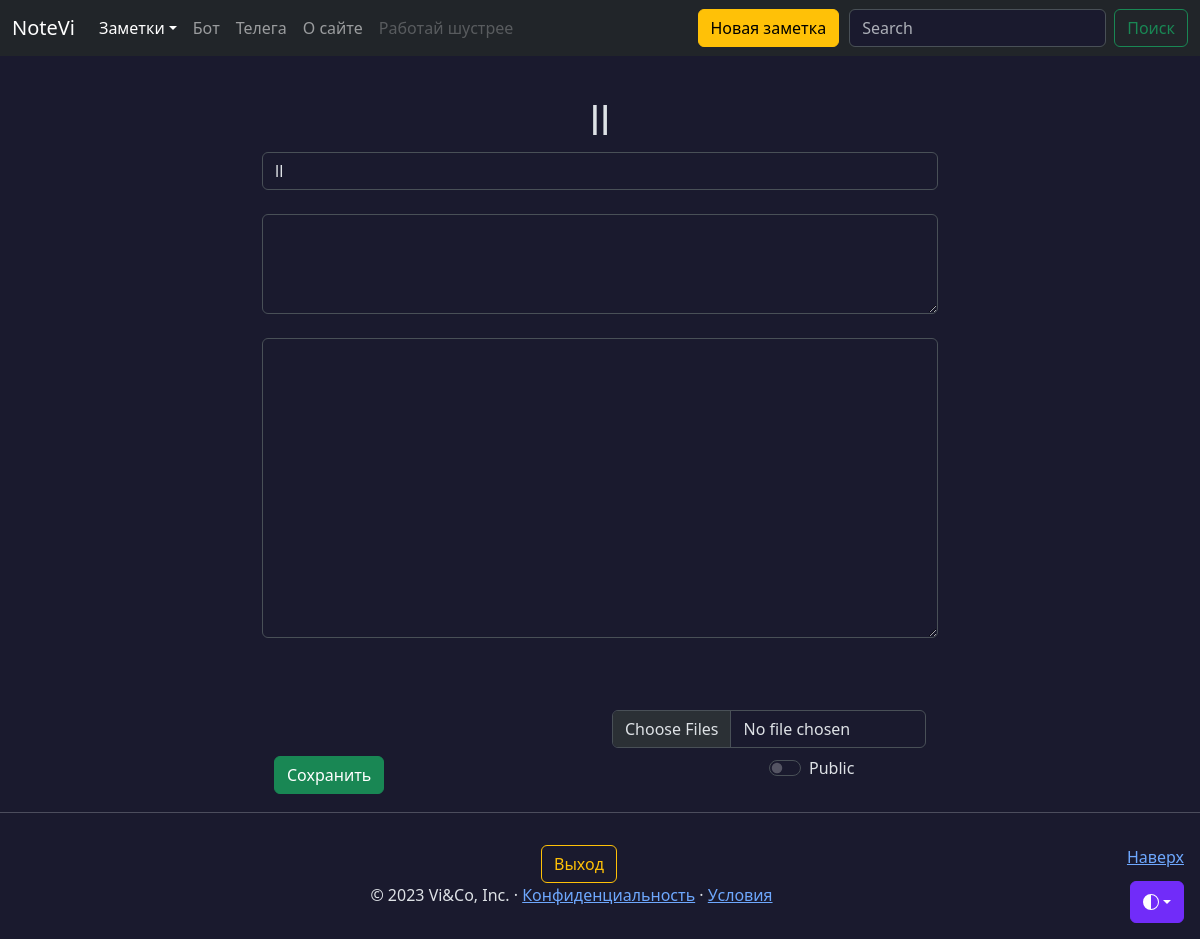
The app's page /notes/2/edit (signed in), older data.
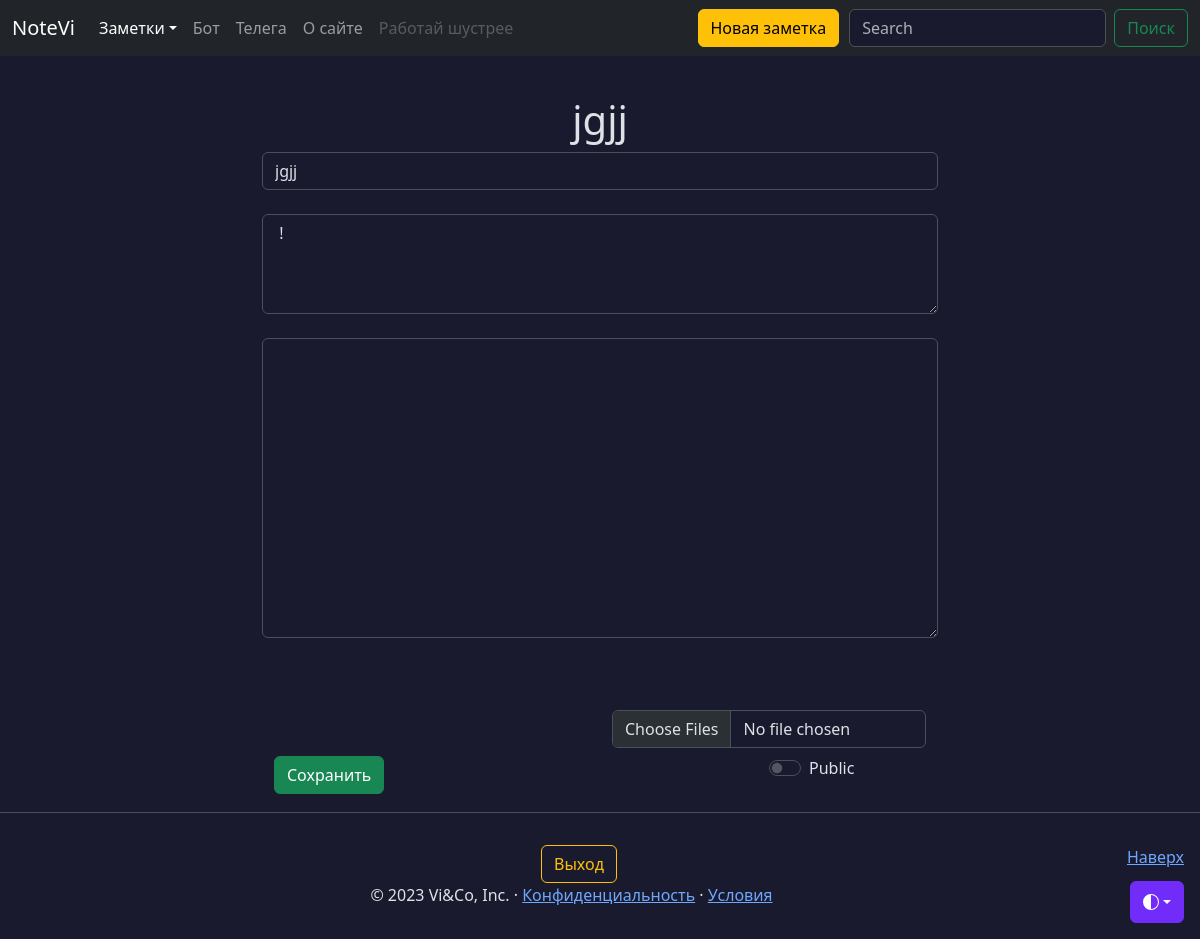
The same page, newer data.
### models.py (models this page shows, shortened)
class Note(db.Model):
    id = db.Column(db.Integer, primary_key=True)
    title = db.Column(db.String(100), nullable=False, default=' ')
    intro = db.Column(db.String(200), nullable=False, default=' ')
    text = db.Column(db.Text, nullable=False, default=' ')
    user_id = db.Column(db.Integer,
                        db.ForeignKey('user.id'),
                        nullable=False,
                        default=1)
    data = db.Column(db.Date, nullable=False, default=datetime.utcnow)
    favorites = db.relationship('User',
                                secondary='favorites',
                                backref=db.backref('favorite_notes',
                                                   lazy=True),
                                lazy='subquery')
    public = db.Column(db.String(8), default=None)
    files = db.relationship('File',
                            secondary='note_file',
                            lazy='subquery',
                            backref=db.backref('notes',
                                               lazy=True))
    @classmethod
    def get_by_id(cls, id_) -> 'Note':
        return cls.query.session.get(cls, id_)

### views/notes.py (the view, shortened to what this page needs)
@app.route('/notes/<int:note_id>/edit', methods=['POST', 'GET'])
@login_required
def edit_note(note_id):
    note = Note.get_by_id(note_id)
    endpoint = request.endpoint
    if not note:
        return 'Заметка не найдена'
    return render_template('create_note.html', note=note, endpoint=endpoint)

### models.py (called while the page is built)
@login_manager.user_loader
def load_user(user_id):
    return db.session.query(User).get(user_id)

### templates/create_note.html (shortened to what this page needs)
{% extends 'base.html' %}
{% block content %}
  <div class="container mt-5 col-lg-7">
    {% if endpoint == 'create_note' %}
    <h1 style="text-align: center; word-wrap: break-word;">Создай новую заметку</h1>
    {% else %}
    <h1 style="text-align: center; word-wrap: break-word;">{{ note.title }}</h1>
    {% endif %}
    <form method="post" enctype="multipart/form-data">
      <div class="form-control-wrapper">
        <input type="title" name="title" id="title" placeholder="Заголовок" class="form-control" {% if endpoint == "create_note" %} {% else %} value="{{ note.title }}" {% endif %} maxlength="100" required>
      </div><br>
      <div class="form-control-wrapper">
        <textarea name="intro" id="intro" placeholder="Ключевое знание" class="form-control" style="height: 100px;" maxlength="200">{% if endpoint == 'create_note' %} {% else %}{{ note.intro }}{% endif %}</textarea>
      </div><br>
      <div class="form-control-wrapper">
        <textarea name="text" id="text" placeholder="Текст заметки" class="form-control" style="height: 300px;" maxlength="10000">{% if endpoint == 'create_note' %} {% else %}{{ note.text }}{% endif %}</textarea>
      </div><br>
      <div class="container mt-5">
        <div class="row">
          <div class="col"></div>
          <div class='col'>
            <input type=file name=files class="form-control" multiple="multiple">
          </div>
        </div>
        <div class="row">
          <div class="col-9 mt-2">
            <input type="submit" value="Сохранить" class="btn btn-success">
          </div>
          <div class="col-3 form-check form-switch mb-3 mt-2 pl-5">
            <input class="form-check-input" type="checkbox" name="public" id="flexSwitchCheckDefault" {% if endpoint == 'edit' and note.public == 'on' %} checked {% endif %}>
            <label class="form-check-label" for="flexSwitchCheckDefault">Public</label>
          </div>
        </div>
      </div>
    </form>
  </div>
{% endblock %}

Row changes from the older to the newer data that the page shows:
changed Note: title "ll" → "jgjj"; intro (not shown) → "!"
